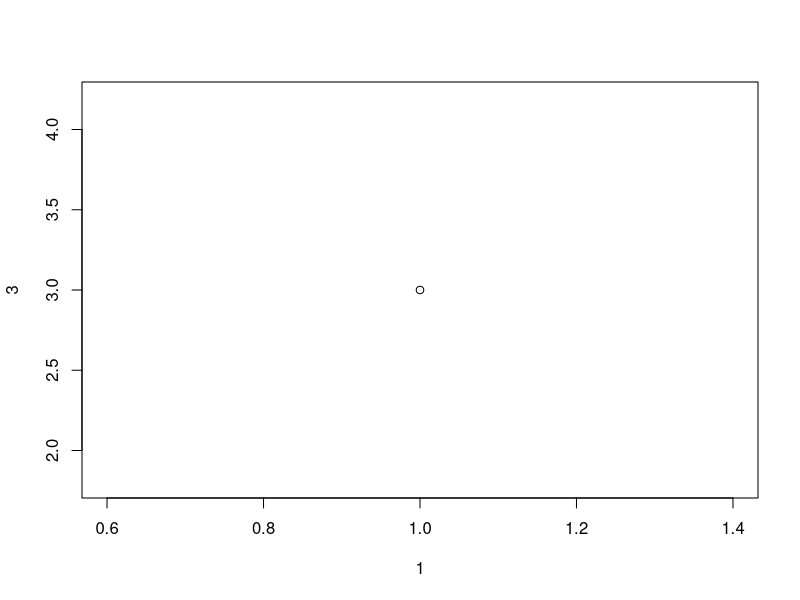
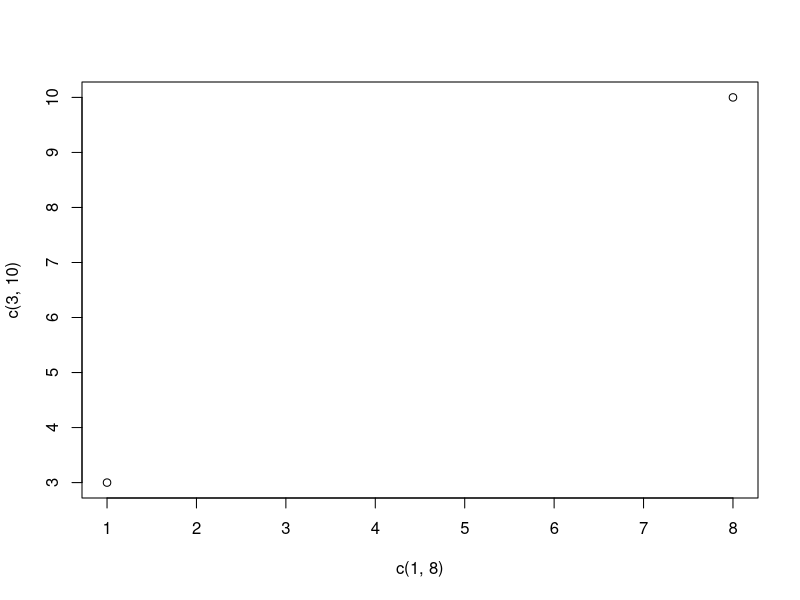

Write R code to recreate these figures, in order.
## ---- chunk 1
print("Hello World")
## ---- chunk 2
# Helpful Keybord Shortcuts:
print(" <- :alt+- ")
print(" %>% : ctrl + shift + m")
print(" code chunk == ctrl + shift + i ")
## ---- chunk 3
# Datatypes
w <- 9 # Numeric
x <- 10.5 # Numeric
y <- 10L # Integer
z <- 1i # Complex
## ---- chunk 4
# Type Conversion
# as.integer()
a <- as.numeric(y)
print(a)

# as.integer()
b <- as.integer(w)
class(b)

# as.complex()
c <- as.complex(w)
c
class(c)
## ---- chunk 5
# Functions
abs(-4.7)
max(1, 4, 24)
min(4, 2, 5)
ceiling(1.4)
floor(1.4)
## ---- chunk 6
# Strings
"hello"
"hello"
string <- "Hello World"
# multiline string is a single line. \n is only added at line breaks
multiline_string <- "Lorem ipsum dolor sit amet,
consectetur adipiscing elit,
sed do eiusmod tempor incididunt
ut labore et dolore magna aliqua."
cat(multiline_string) # addes linebreaks in the same position as the code
nchar(string) # string length
grepl("H", string) # Check a string for a sequence of characters in a string
grepl("h", string)
grepl("Hello", string)
grepl("X", string)

paste(string, multiline_string) # combine two strings
## ---- chunk 7
# Escape characters
# \\ backslash
# \n New line
# \r Carriage Return
# \t Tab
# \b Backspace
## ---- chunk 8
# assignment operators
my_var <- 3
my_var
my_new_var <<- 4 # This is a global assigner
my_new_var
1 -> my_var
my_var
5 ->> my_new_var # This is a global assigner
my_new_var

# %in%; finds out if an element belongs to a vector
y <- c(1, 2, 3, 4)
x <- 0
z <- 1

x %in% y
z %in% y

# : is used to create a series in a sequence
collection <- c(1:10)
print(collection)

x %in% collection
z %in% collection
y %in% collection



# %*% defines Matrix Multiplication
## ---- chunk 9
# Function within a function
Outer_func <- function(x) {
    Inner_func <- function(y) {
        a <- x + y
        return(a)
    }
    return(Inner_func)
}
output <- Outer_func(3)
# output will save the value of the Outer_function for reuse
print(output)
output(5)
output(10)
## ---- chunk 10
# Recursion
tri_recursion <- function(k) {
    if (k > 0) {
        print(paste("The value of k is: ", k))
        try(
            if (exists(result)) {
                print(paste("result exists:", result))
            }
        )
        result <- k + tri_recursion(k - 1) # k is stored each time;
        # then the tri_recursion method is called until k == 0
        # then the tri_recursion loops up using the stored values of k to complete the function from previous iterations
        print(paste("The value of result is:", result))
        print(paste("The value of k is: ", k))
        print(result)
    } else {
        print(paste("result is 0; k is: ", k))
        result <- 0
        return(result)
    }
}
tri_recursion(5)
## ---- chunk 11
# Example of global assignment within a function
txt <- "awesome"
my_function <- function() {
    txt <<- "fantastic"
    paste("R is", txt)
}

my_function()

paste("R is", txt) # function will print "R is fantastic" because global assignment was used!
## ---- chunk 12
# Vectors
fruits <- c("banana", "apple", "orange", "mango", "lemon")
numbers <- c(13, 3, 5, 7, 20, 2)

sort(fruits)
sort(numbers)

fruits[1]
fruits
fruits[c(1, 3)]
fruits[c(1:3)]

# Negative indices select all but the ones specified
fruits
fruits[c(-1)]
fruits[c(-2)]

fruits
fruits[c(-1:-3)]

fruits
fruits[c(-1, -4, -3)]

# repeat vectors
repeat_independent <- rep(c(1, 2, 3), times = c(5, 2, 1))
repeat_independent # this will repeat "1" five times, "2" two times, & "3" one time

# generating sequence vectors
sequence_of_numbers <- seq(from = 0, to = 100, by = 20)
sequence_of_numbers
## ---- chunk 13
# Lists
thislist <- list(fruits) # this is a list containing a collection
thislist
class(thislist)

anotherlist <- list("apple", "banana", "cherry") # this is a list containing three distinct elements
anotherlist
class(anotherlist)


# check if an item exists in a list
"apple" %in% anotherlist
"apple" %in% thislist
"apple" %in% thislist[[1]]
## ---- chunk 14
# matrices
thismatrix <- matrix(c("apple", "banana", "cherry", "orange", "grape", "pineapple", "pear", "melon", "fig"), nrow = 3, ncol = 3)

thismatrix

thismatrix[c(1, 2, 3), ] # select rows 1, 2, & 3

# use cbind to add additional elements to the matrix
newmatrix <- cbind(thismatrix, c("strawberry", "blueberry", "raspberry"))
newmatrix

# use rbind to add additional rows to the matrix
newermatrix <- rbind(newmatrix, c("1", "2", "3", "4"))
newermatrix

# remove rows & columns
thismatrix
thismatrix[c(-1), c(-1)] # you have removed row 1 and col 1

thismatrix[c(-1), ]
thismatrix

# check if an item exists
"apple" %in% thismatrix
"nonsense" %in% thismatrix

# check the dimensions of the matrix
dim(thismatrix)

dim(newermatrix)

# matrix length
length(thismatrix)
length(newermatrix)

# loop through a matrix
print(paste("thismatrix:",thismatrix))
cat("\n")
for (col in 1:ncol(thismatrix)) {
    for (row in 1:nrow(thismatrix)) {
        print(paste("Row:", row))
        print(paste0("col:", col))
        print(paste("value:",thismatrix[col, row]))
        cat("\n")
    }
}

thismatrix[1,2] # column 1; row 2

# combine two matrices
Matrix1 <- matrix(c("apple", "banana", "cherry", "grape"), nrow = 2, ncol = 2)
Matrix2 <- matrix(c("orange", "mango", "pineapple", "watermelon"), nrow = 2, ncol = 2)

Matrix1

Matrix2

# Adding it as rows
Matrix_Combined <- rbind(Matrix1, Matrix2)
Matrix_Combined

# Adding the matrices as columns
Matrix_Combined_cols <- cbind(Matrix1,Matrix2)
Matrix_Combined_cols
## ---- chunk 15
# Plotting
plot(1,3)
plot(c(1,8),c(3,10)) # draw two points at 1,3 & 8,10
